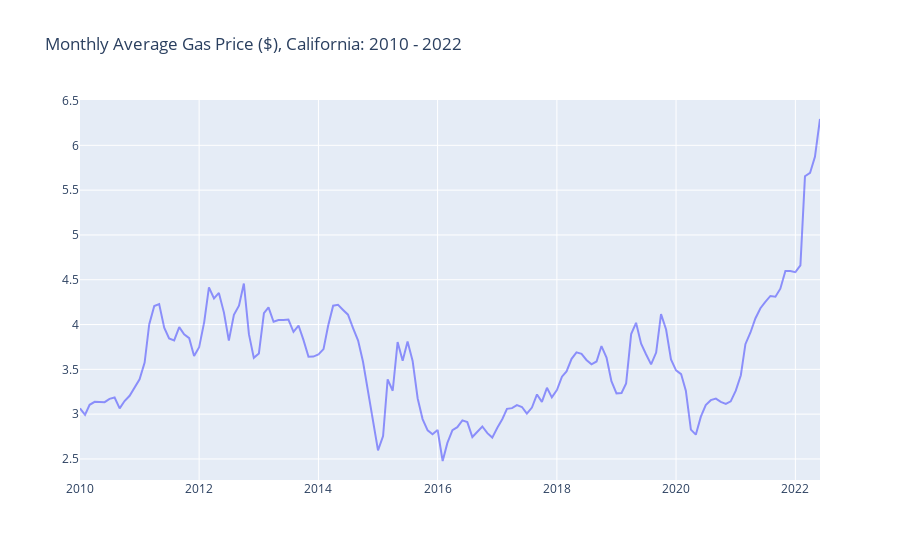

Notebook cell for this chart:
### Code cell
fuel3 = fuel_m.loc['2010-01-01':]
fuel_plot3 = plot_traces(fuel3, 'fuel_m', 'Monthly Average Gas Price ($), California: 2010 - 2022')

### Figure 1 — Plotly figure (JSON) as saved in the notebook; plotly's stock layout.template omitted (floating-point values rounded to 4 significant figures; data arrays with more than 128 entries replaced by an {"elided": "..."} marker saying what was removed)
{"data": [{"line": {"color": "blue"}, "name": "fuel_mtrace", "opacity": 0.4, "type": "scatter", "x": {"elided": "150 str values"}, "y": {"elided": "150 float values"}}], "layout": {"title": {"text": "Monthly Average Gas Price ($), California: 2010 - 2022"}}}
